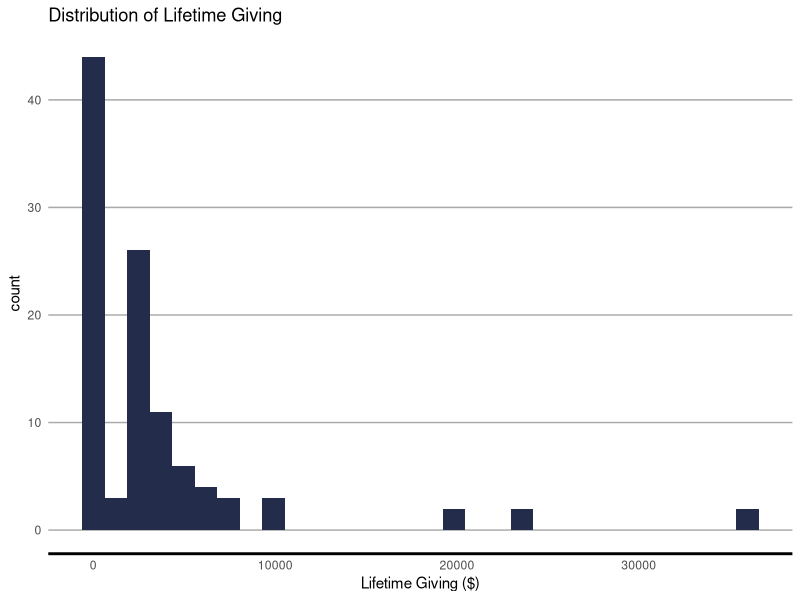
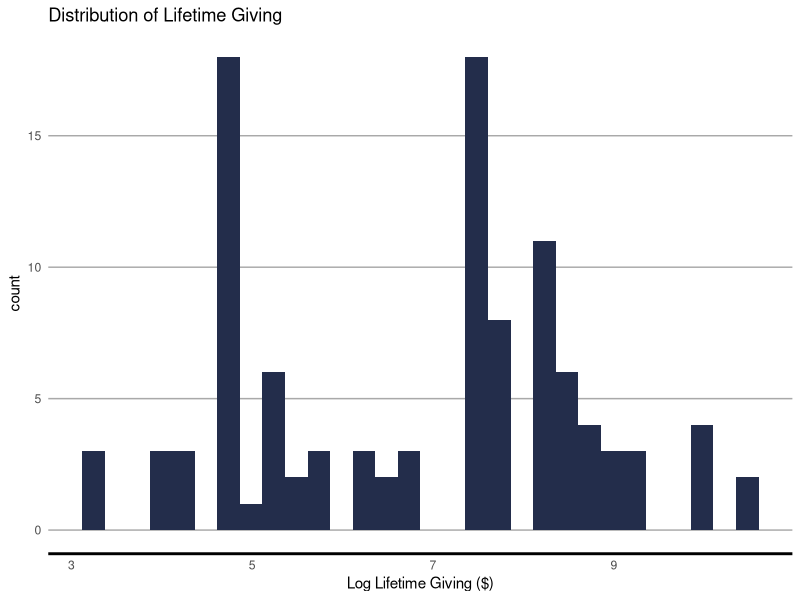

Source code (R) for these figures, in order:
## ---- chunk 1
library(dplyr)
library(tidyr)
library(readr)
library(forcats)
library(ggplot2)

library(here)

# Show the code chunks this time, as it'll help for reference later.
knitr::opts_chunk$set(echo = TRUE,
                      # Suppress messages and warnings in rendered document.
                      message = F,
                      warning = F)
## ---- chunk 2
basicReport <- read_csv(here("Data/basicReport.csv"))
## ---- chunk 3
basicReport <- basicReport %>% 
  mutate(age = if_else(age == 0, NA_real_,age),
         age_bin = if_else(is.na(age),"Unknown",age_bin))
## ---- chunk 4
basicReport <- basicReport %>% 
  mutate_at(vars(gender, address_type),as.factor) %>% 
  mutate(age_bin = factor(age_bin, ordered = T))
## ---- chunk 5

# Create a function that keeps lumps alums together, except for Non-Degreed Alumni. 
convertDonor <- function(x) {
 range <- !grepl("Alumni",x) | grepl("Non-Degreed",x)
 
 # Lump all degreed Alums together
 x[!range] <- "Alumni"
 
 # all other types are comma separated. This regular expression reverses these
 # strings (so that the last part is before the first), and removes the comma.
 x[range] <- gsub("(.+), (.+)","\\2 \\1",x[range])
 
 x
}

basicReport <- basicReport %>% 
  mutate(donor_code = fct_relabel(donor_code,convertDonor))
## ---- chunk 6
trainingPer <- .8
## ---- chunk 7
set.seed(2020)

trainingInd <- sample(nrow(basicReport), nrow(basicReport)*trainingPer)

training <- basicReport[trainingInd,]

testing <- basicReport[-trainingInd,]
## ---- chunk 8
# Rather than copy and past all of the Theme elements for a ggplot2 element,
# save them as a pseudo-function.

customTheme <- theme_minimal() +
  theme(legend.position = "bottom",
        axis.line.x = element_line(size = 1),
        axis.line.y = element_blank(),
        axis.ticks = element_blank(),
        panel.grid.minor = element_blank(),
        panel.grid.major.x = element_blank(),
        panel.grid.major.y = element_line(size = 0.5,
                                          colour = "darkgrey"),
        plot.background = element_rect(fill = "transparent",
                                      color = "transparent"))
## ---- chunk 9
training %>% 
  ggplot(aes(x=lifetime_giving)) +
  geom_histogram(fill="#232D4B") +
  customTheme +
  labs(x = "Lifetime Giving ($)",
       title = "Distribution of Lifetime Giving")
## ---- chunk 10
training %>% 
  ggplot(aes(x=log(lifetime_giving + 1))) +
  geom_histogram(fill="#232D4B") +
  customTheme +
  labs(x = "Log Lifetime Giving ($)",
       title = "Distribution of Lifetime Giving")
## ---- chunk 11
training <- training %>% 
  mutate(lifetime_giving = log(lifetime_giving + 1))
## ---- chunk 12
# Results = 'asis' renders the output as if it were text in the markdown doc. In
# this case, the script renders as a bulletted list.

# Get a list of attached packages
packages <- sessioninfo::package_info()

# Combine Package name and version number
p <- sprintf("%s (%s)",
             packages$package[packages$attached == T],
             packages$loadedversion[packages$attached == T])

# Iterate over the packages, adding a hyphen and space at the start of the string
# (to create a bulletted list) and a new line character at the end of the string
# to list each package as a new bullet point.
for (x in p) {
  cat("- ", x, "\n")
}
